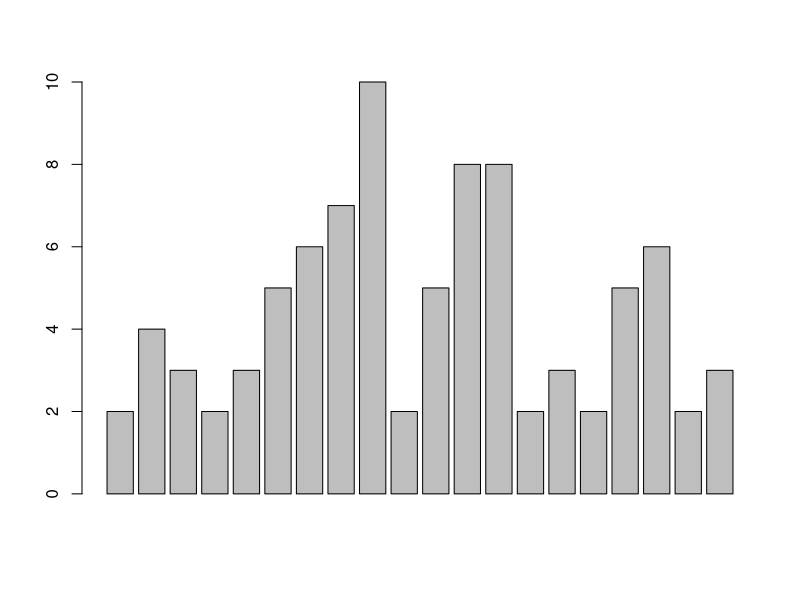
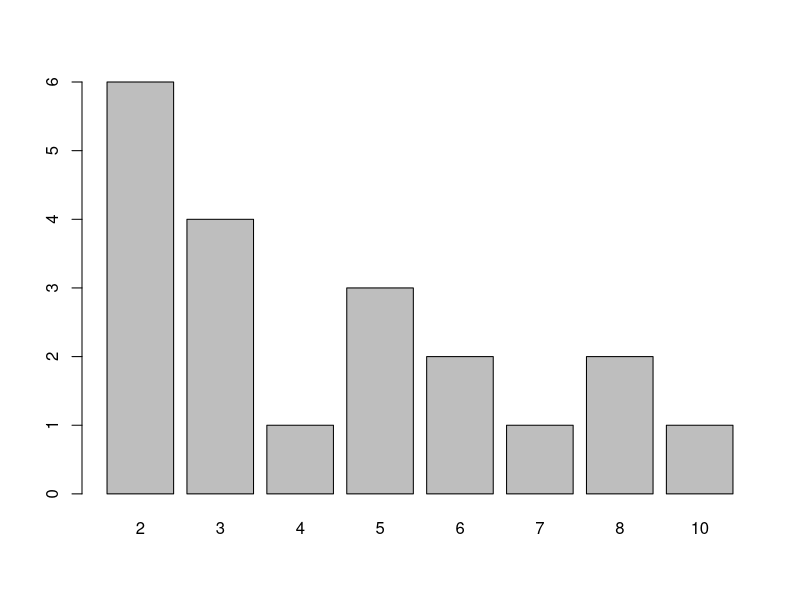
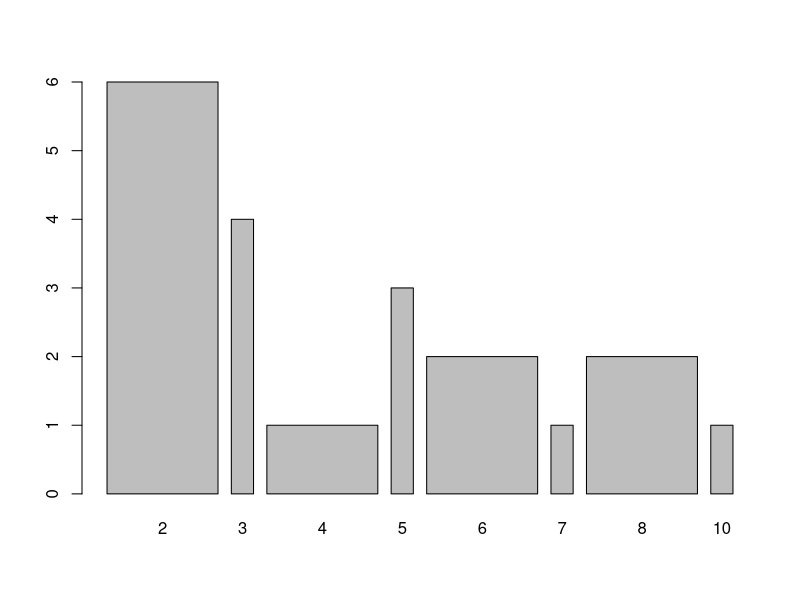
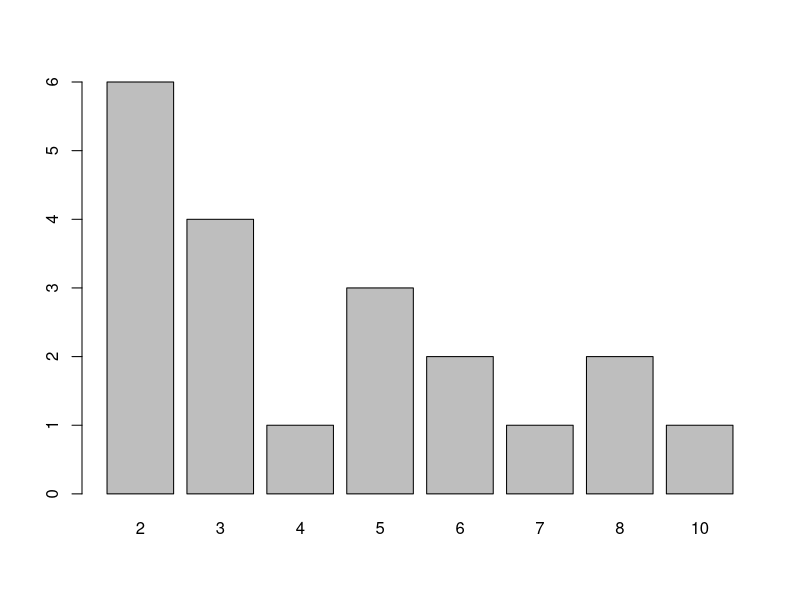
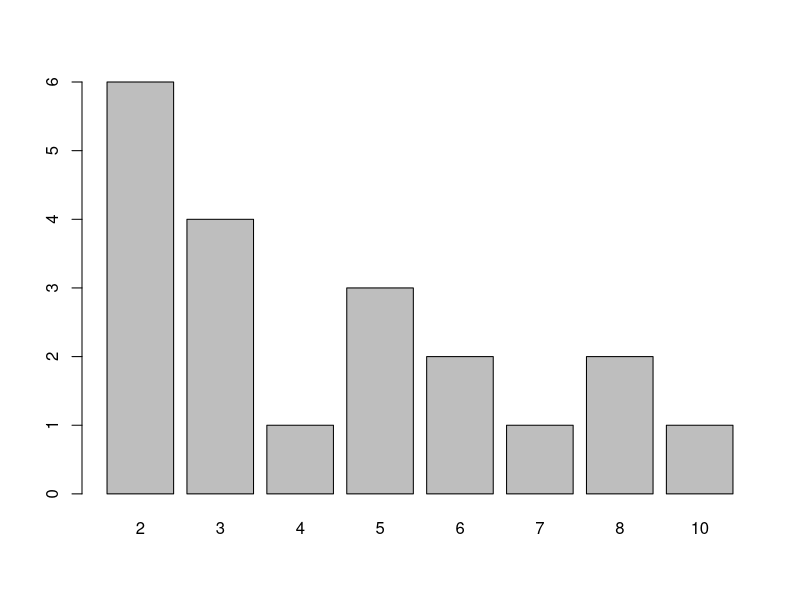
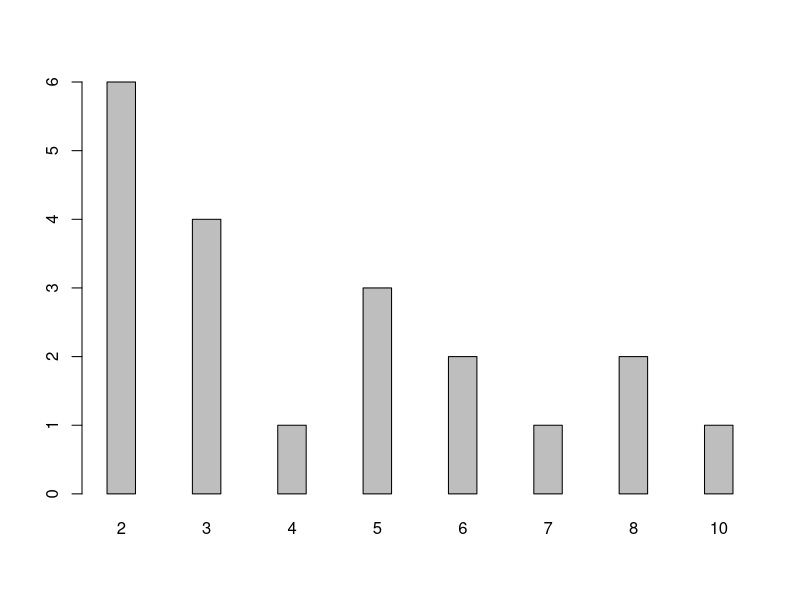
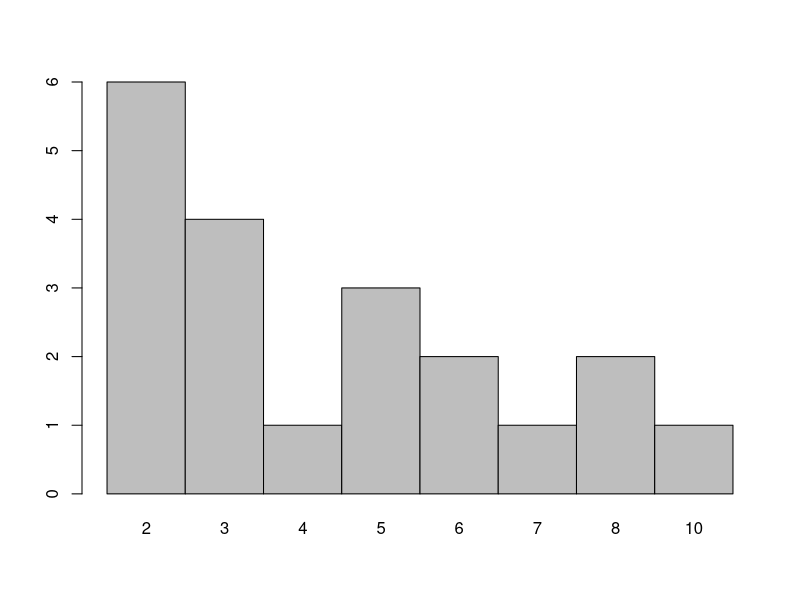
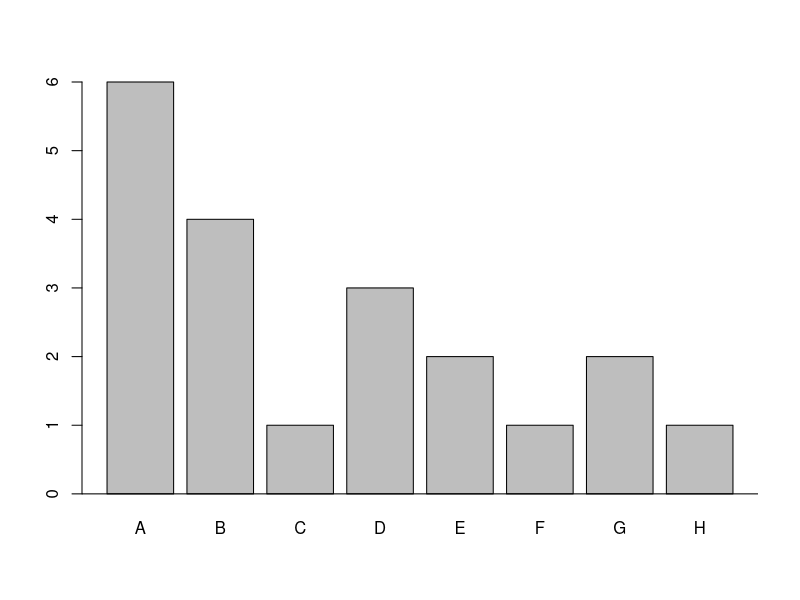

The R source for these figures, in order:
# Random data
x = c(2,4, 3, 2, 3,5, 6, 7, 10, 2, 5, 8, 8, 2, 3, 2, 5, 6, 2,3)

# Basic barplot function
barplot(x) # This just builts a barplot with the heights = x, 
           # Which is not what we wnat most of the times.
barplot(table(x)) #Something more appropriate

# Manipulating
a<-table(x)

# width of bars 
barplot(a, width=c(5,1)) # width only works when the vectors of different length is given.
barplot(a, width=c(5))
barplot(a, width=c(1)) # Both above give same graph
#space between bars
barplot(a,space = 2)
barplot(a,space = 0)

# names of bars
barplot(a,names.arg = LETTERS[1:8])

# baseline
abline(h=0)
#lines
brplt = barplot(a,names.arg = LETTERS[1:8])
lines(brplt,a,col="blue",lwd=2)

# Titles and lables
barplot(a, main = 'Sample barplot', xlab = 'Alphabets', ylab = 'Count')
#Superscript
barplot(a, main = expression('Sample barplot'^Super), xlab = 'Alphabets', ylab = 'Count')
#subscript
barplot(a, main = expression('Sample barplot'['Sub']), xlab = 'Alphabets', ylab = 'Count')


# Limits of axes
barplot(a, ylim = c(0,10))

# Adding values
brplt = barplot(a, ylim = c(0,8))
text(brplt,y= a,a,pos = 3)
# pos = 1 - below, 2 - left, 3- above, 4 - right
# first a is to specify the y coordinate, that is the height at which ith should be print, 
# second a tells us what to print
brplt = barplot(a, ylim = c(0,8))
text(brplt,y= a,a,pos = 1)
# text can be manipulated. see help if needed

#adding a little colour
barplot(a, ylim = c(0,8), col= 'Red')
barplot(a, ylim = c(0,8), col= c('Red','Blue','Lightblue','Orange','Pink'))
barplot(a, ylim = c(0,8), col= rainbow(10))

palette(gray(seq(0.5,1,len=9)))
palette()
barplot(a, ylim = c(0,8), col= palette())

#grid
grid() # basic. See help for customizing
# OR
barplot(a, ylim = c(0,8))
abline(h=0)
abline(h=seq(1,9,1),col='pink')
abline(v=seq(1,9,1),col='pink')

# enclosing in a box
box()


